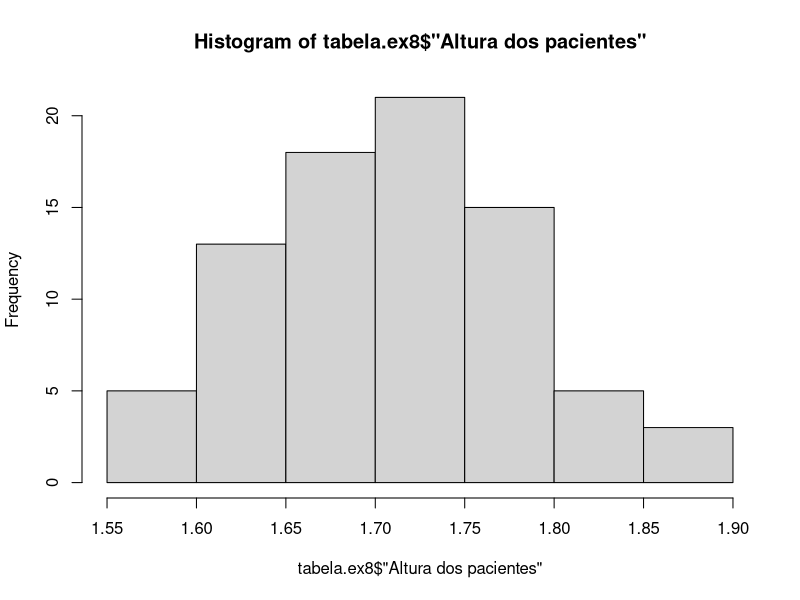
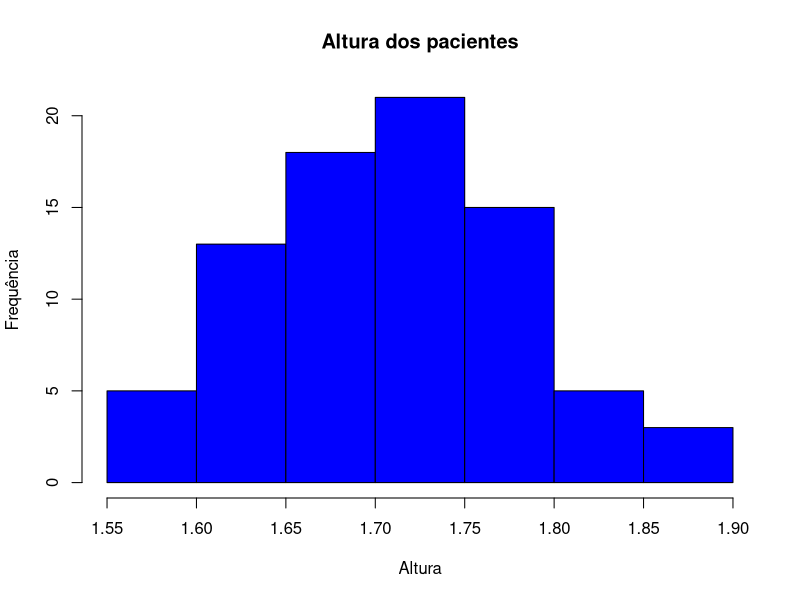

These figures' R source, in order:
#Instalando biblioteca readxl para importar para o R arquivos com extensão .xls ou .xlsx.
if (!("readxl") %in% installed.packages()) install.packages("readxl")

#Carregando a biblioteca
library(readxl)

#Importando o arquivo do exercício 8
df.ex8 <- read_excel("./dados/exercicio8.xls",skip = 1, col_names = c("Altura dos pacientes"), col_types = c("numeric"))

#transformando tabela em vetores
tabela.ex8 <- c(df.ex8)

#tabela de frequencia
tabfreq.ex8 <- table (tabela.ex8)
tabfreq.ex8

#histograma
hist(tabela.ex8$'Altura dos pacientes')

hist(tabela.ex8$'Altura dos pacientes', col = "blue", xlab = "Altura", ylab = "Frequência", main = "Altura dos pacientes")
